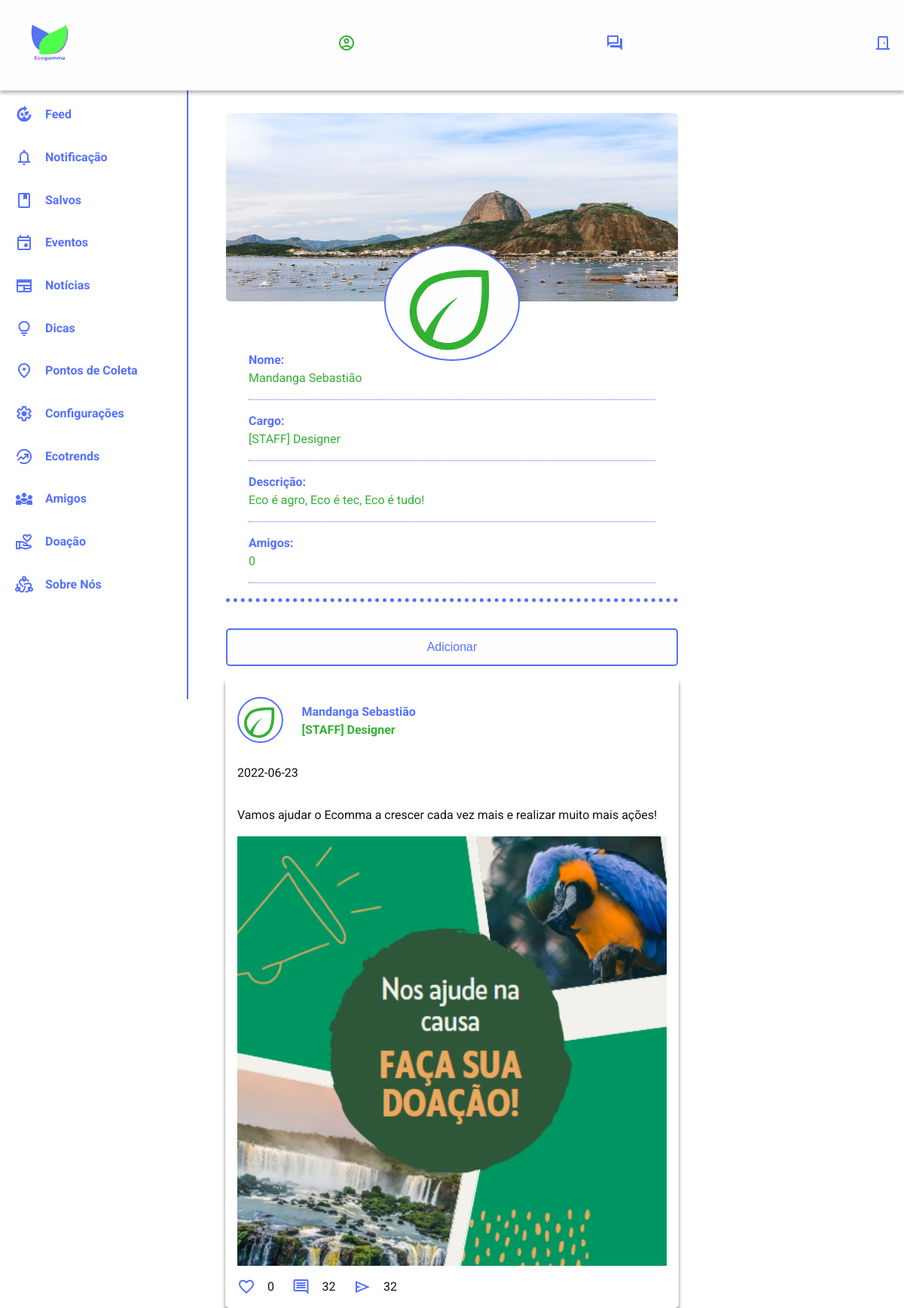
The app's page /estrutura/perfilUser.php?user=20 (signed in) with its own data.
### tables this page shows
CREATE TABLE IF NOT EXISTS `usuarios` (
  `id` int(11) NOT NULL AUTO_INCREMENT COMMENT 'id de cada um dos user',
  `token` tinyint(1) DEFAULT '0' COMMENT 'token de adm',
  `nome` varchar(80) NOT NULL COMMENT 'nome',
  `sobrenome` varchar(80) NOT NULL COMMENT 'sobrenome',
  `email` varchar(80) NOT NULL COMMENT 'email do usuário',
  `senha` varchar(45) NOT NULL COMMENT 'senha',
  `senhaC` varchar(45) NOT NULL COMMENT 'senha confirmada',
  `dataN` date NOT NULL COMMENT 'data de nascimento',
  `genero` varchar(30) NOT NULL COMMENT 'gênero do usuário\r\n(a gente tem lgbtqi+)',
  `numero` varchar(22) NOT NULL,
  `estado` varchar(60) NOT NULL,
  `cidade` varchar(80) NOT NULL COMMENT 'cidade',
  `profissao` varchar(120) NOT NULL COMMENT 'profissão/area de atuação',
  `mdEscuro` tinyint(4) NOT NULL DEFAULT '0',
  `foto` varchar(255) NOT NULL,
  `descricao` varchar(255) NOT NULL COMMENT 'Descricao que aparece no perfil do usuário',
  `amigos` int(20) NOT NULL DEFAULT '0',
  PRIMARY KEY (`id`)
);

CREATE TABLE IF NOT EXISTS `posts` (
  `id_Post` int(11) NOT NULL AUTO_INCREMENT,
  `id` int(11) NOT NULL,
  `foto` varchar(255) NOT NULL,
  `nome` varchar(80) NOT NULL,
  `sobrenome` varchar(80) NOT NULL,
  `profissao` varchar(80) NOT NULL,
  `data_Post` date NOT NULL,
  `texto_Post` varchar(255) NOT NULL,
  `imagem_Post` varchar(255) NOT NULL,
  `likes_Post` int(20) NOT NULL DEFAULT '0',
  `comentarios_Post` int(11) NOT NULL DEFAULT '0',
  PRIMARY KEY (`id_Post`),
  KEY `user_post` (`id`)
);

### estrutura/administracao/sessao.php (called while the page is built, shortened)
<?php
include 'conexao.php';
    if (!isset($_SESSION['logado'])) {
        $_SESSION['logado'] = 0;
    } else {
        if ($_SESSION['logado'] == 1) {
            $email = $_SESSION['email'];
            $sql = "SELECT id, token, nome, sobrenome, email, dataN, genero, numero, estado, cidade, profissao, mdEscuro,
            foto, descricao, amigos FROM usuarios WHERE email = '$email'";
            $result = mysqli_query($conn, $sql);
            if (mysqli_num_rows($result) > 0) {
                while ($row = mysqli_fetch_assoc($result)) {
                    $id = $row["id"];
                }
            } else {
                echo "0 results";
            }
        };
    }
?>

### estrutura/perfilUser.php (the view, shortened to what this page needs)
<!DOCTYPE html>
<html lang="pt-br">
<head>
  <?php include './base/linksGlobais.php' ?>
</head>
<body>
  <?php
  include './administracao/sessao.php';
  ?>
  <header class="header__interno">
    <div class="container">
      <div class="container__logo">
        <a href="login.php"><img src="../imagens/logos/logo-principal.png" alt="Logo Principal do Ecogamma" class="container__logo__imagem"></a>
      </div>
      <div class="container__perfil">
        <a href="perfil.php">
          <span class="material-symbols-outlined container__menu__icone span--verde">&#xe853;</span>
        </a>
      </div>
      <div class="container__chat">
        <a href="chat.php">
          <span class="material-symbols-outlined container__menu__icone span--azul">&#xe8af;</span>
        </a>
      </div>
      <div class="container__chat">
        <a href="logout.php">
          <span class="material-symbols-outlined container__menu__icone span--azul">&#xeffd;</span>
        </a>
      </div>
    </div>
  </header>
  <main>
    <?php
    if ($_GET['user'] != $id) {
      $idUser = $_GET['user'];
      $sql = "SELECT token, nome, sobrenome, email, dataN, genero, numero, estado, cidade, profissao,
    foto, descricao, amigos FROM usuarios WHERE id = '$idUser'";
      $result = mysqli_query($conn, $sql);
      if (mysqli_num_rows($result) > 0) {
        while ($row = mysqli_fetch_assoc($result)) {
          $nomeUser = $row["nome"];
          $sobrenomeUser = $row["sobrenome"];
          $estadoUser = $row["estado"];
          $fotoUser = $row["foto"];
          $profissaoUser = $row["profissao"];
          $descricaoUser = $row["descricao"];
          $amigosUser = $row["amigos"];
        }
      } else {
        echo "0 results";
      }
      if ($estadoUser == 'ac') {
        $fundoUser = 'ac.jpg';
      } elseif ($estadoUser == 'al') {
        $fundoUser = 'al.jpg';
      } elseif ($estadoUser == 'am') {
        $fundoUser = 'am.jpeg';
      } elseif ($estadoUser == 'ap') {
        $fundoUser = 'ap.jpg';
      } elseif ($estadoUser == 'ba') {
        $fundoUser = 'ba.jpg';
      } elseif ($estadoUser == 'ce') {
        $fundoUser = 'ce.jpg';
      } elseif ($estadoUser == 'df') {
        $fundoUser = 'df.jpg';
      } elseif ($estadoUser == 'es') {
        $fundoUser = 'es.png';
      } elseif ($estadoUser == 'go') {
        $fundoUser = 'go.jpg';
      } elseif ($estadoUser == 'ma') {
        $fundoUser = 'ma.jpg';
      } elseif ($estadoUser == 'mt') {
        $fundoUser = 'mt.jpg';
      } elseif ($estadoUser == 'ms') {
        $fundoUser = 'ms.jpg';
      } elseif ($estadoUser == 'mg') {
        $fundoUser = 'mg.jpg';
      } elseif ($estadoUser == 'pa') {
        $fundoUser = 'pa.jpg';
      } elseif ($estadoUser == 'pb') {
        $fundoUser = 'pb.jpg';
      } elseif ($estadoUser == 'pr') {
        $fundoUser = 'pr.jpg';
      } elseif ($estadoUser == 'pe') {
        $fundoUser = 'pe.jpg';
      } elseif ($estadoUser == 'pi') {
        $fundoUser = 'pi.jpg';
      } elseif ($estadoUser == 'rj') {
        $fundoUser = 'rj.jpg';
      } elseif ($estadoUser == 'rn') {
        $fundoUser = 'rn.jpg';
      } elseif ($estadoUser == 'ro') {
        $fundoUser = 'ro.jpg';
      } elseif ($estadoUser == 'rs') {
        $fundoUser = 'rr.jpg';
      } elseif ($estadoUser == 'rr') {
        $fundoUser = 'rr.jpg';
      } elseif ($estadoUser == 'sc') {
        $fundoUser = 'sc.jpg';
      } elseif ($estadoUser == 'se') {
        $fundoUser = 'se.jpg';
      } elseif ($estadoUser == 'sp') {
        $fundoUser = 'sp.jpg';
      } elseif ($estadoUser == 'to') {
        $fundoUser = 'to.jpg';
      }
      $selecionaLacos = "SELECT * FROM amigos WHERE id_UserAsk = $id AND id_UserAcc = $idUser AND pendente = 0";
      $resultLacos = mysqli_query($conn, $selecionaLacos);
      if (mysqli_num_rows($resultLacos) > 0) {
        $addText = "Amigos";
      } else {
        $selecionaLacos2 = "SELECT * FROM amigos WHERE id_UserAsk = $id AND id_UserAcc = $idUser";
        $resultLacos2 = mysqli_query($conn, $selecionaLacos2);
        if (mysqli_num_rows($resultLacos2) > 0) {
          $addText = "Pendente";
        } else {
          $addText = "Adicionar";
        }
      }
      if ($addText == "Pendente" || $addText == "Amigos") {
        $type = "button";
      } else {
        $type = "submit";
      }
      echo "
    <div class='container'>
    <div class='container__perfil'>
    <div class='container__perfil__capa'>
    <img src='../imagens/fundos/" . $fundoUser . "' alt='Fundo do perfil' class='container__perfil__capa__imagem'>
    </div>
    <div class='container__perfil__foto'>
    <img src='../imagens/" . $fotoUser . "' alt='Fundo do perfil' class='container__perfil__foto__imagem'>
    </div>
        <div class='container__perfil__dados'>
          <ul class='container__perfil__dados__lista'>
            <li class='container__perfil__dados__lista__item'>
              <p>Nome:</p>
              <p>" . $nomeUser . " " . $sobrenomeUser . "</p>
            </li>
            <li class='container__perfil__dados__lista__item'>
            <p>Cargo:</p>
            <p>" . $profissaoUser . "</p>
            </li>
            <li class='container__perfil__dados__lista__item'>
            <p>Descrição:</p>
              <p>" . $descricaoUser . "</p>
              </li>
            <li class='container__perfil__dados__lista__item'>
              <p>Amigos:</p>
              <p>" . $amigosUser . "</p>
              </li>
          </ul>
        </div>
        </div>
        <form action='./perfilUser.php?user=" . $idUser . "' method='POST' style='position: relative; top: 250px'>
          <input type='" . $type . "' value='" . $addText . "' name='Adicionar' style='height: 50px'>
          <input type='hidden' value='" . $id . "' name='id_UserAsk'>
          <input type='hidden' value='" . $idUser . "' name='id_UserAcc'>
        </form>";
      $sql = "SELECT * FROM posts WHERE id = '$idUser' ORDER BY id_Post DESC";
      $result = mysqli_query($conn, $sql);
      if (mysqli_num_rows($result) > 0) {
        while ($row = mysqli_fetch_assoc($result)) {
          $nomeP = $row["nome"];
          $sobrenomeP = $row["sobrenome"];
          $profissaoP = $row["profissao"];
          $data_Post = $row["data_Post"];
          $texto_Post = $row["texto_Post"];
          $imagem_Post = $row["imagem_Post"];
          $likesP = $row["likes_Post"];
          echo "
          <section class='container__post--perfil' style='position: relative; top: 250px'>
          <div class='container__post__perfil'>
          <div class='container__post__perfil__foto'>
          <img src='../imagens/perfil_default.svg' alt='Imagem do Perfil'>
          </div>
          <div class='container__post__perfil__dados'>
                <p class='container__post__perfil__dados__nome nome__perfil'>" . $nomeP . " " . $sobrenomeP . "</p>
                <p class='container__post__perfil__dados__cargo cargo__perfil'>" . $profissaoP . "</p>
              </div>
            </div>
            <div class='container__post__conteudo'>
              <p class='container__post__conteudo__texto'>" . $data_Post . "</p>
              <p class='container__post__conteudo__texto'>" . $texto_Post . "</p>
              <img src='../imagens/" . $imagem_Post . "' alt='imagem do conteúdo' class='container__post__conteudo__imagem'>
            </div>
            <div class='container__post__interacoes'>
            <ul class='container__post__interacoes__lista'>
                <li class='container__post__interacoes__lista__item'>
                  <span class='material-symbols-outlined container__menu__icone span--azul'>&#xe87d;</span>
                  <p>" . $likesP . "</p>
                </li>
                <li class='container__post__interacoes__lista__item'>
                <span class='material-symbols-outlined container__menu__icone span--azul'>&#xe0b9;</span>
                  <p>32</p>
                  </li>
                <li class='container__post__interacoes__lista__item'>
                <span class='material-symbols-outlined container__menu__icone span--azul'>&#xe163;</span>
                  <p>32</p>
                  </li>
              </ul>
            </div>
            </section>
          ";
        }
      } else {
        echo "Sem posts ainda...";
      }
    } else {
      echo "<h1>Erro:</h1>
      <p>Parece que você tentou acessar o seu perfil pelo lugar errado!</p>
      <p>Clique <a href='perfil.php'>aqui</a> para acessá-lo corretamente!</p>";
    }
    ?>
    </div>
  </main>
  <div id="menuFixo">
        <ul class="container__lista" id="menuFixo__lista">
            <a href="./feed.php">
                <li class="container__lista__item-ativo"><span class="material-symbols-outlined container__lista__item__icone icone-alternativo container__lista__item__icone-ativo">&#xe761;</span>Feed</li>
            </a>
            <a href="./notificacao.php">
                <li class="container__lista__item"><span class="material-symbols-outlined container__lista__item__icone  icone-alternativo">&#xe7f4;</span>Notificação</li>
            </a>
            <a href="./salvos.php">
                <li class="container__lista__item"><span class="material-symbols-outlined container__lista__item__icone  icone-alternativo">&#xe865;</span>Salvos</li>
            </a>
            <a href="./evento.php">
                <li class="container__lista__item"><span class="material-symbols-outlined container__lista__item__icone  icone-alternativo">&#xe878;</span>Eventos</li>
            </a>
            <a href="./noticia.php">
                <li class="container__lista__item"><span class="material-symbols-outlined container__lista__item__icone  icone-alternativo">&#xeb81;</span>Notícias</li>
            </a>
            <a href="./dica.php">
                <li class="container__lista__item"><span class="material-symbols-outlined container__lista__item__icone  icone-alternativo">&#xe0f0;</span>Dicas</li>
            </a>
            <a href="./pontosColeta.php">
                <li class="container__lista__item"><span class="material-symbols-outlined container__lista__item__icone  icone-alternativo">&#xe55f;</span>Pontos de Coleta</li>
            </a>
            <a href="./configuracoes.php">
                <li class="container__lista__item"><span class="material-symbols-outlined container__lista__item__icone  icone-alternativo">&#xe8b8;</span>Configurações</li>
            </a>
            <a href="./ecotrends.php">
                <li class="container__lista__item"><span class="material-symbols-outlined container__lista__item__icone  icone-alternativo">&#xe80e;</span>Ecotrends</li>
            </a>
            <a href="./amigos.php">
                <li class="container__lista__item"><span class="material-symbols-outlined container__lista__item__icone  icone-alternativo">&#xf8d9;</span>Amigos</li>
            </a>
            <a href="./doacao.php">
                <li class="container__lista__item"><span class="material-symbols-outlined container__lista__item__icone  icone-alternativo">&#xea70;</span>Doação</li>
            </a>
            <a href="./sobreNos-interno.php">
                <li class="container__lista__item"><span class="material-symbols-outlined container__lista__item__icone-ativo icone-alternativo">&#xf8d8;</span>Sobre Nós</li>
            </a>
        </ul>
    </div>
</body>
</html>

### records on screen
usuarios: foto (placeholder picture), nome "Mandanga", sobrenome "Sebastião", profissao "[STAFF] Designer", descricao "Eco é agro, Eco é tec, Eco é tudo!", amigos "0"
posts: nome "Mandanga", sobrenome "Sebastião", profissao "[STAFF] Designer", data_Post "2022-06-23", texto_Post "Vamos ajudar o Ecomma a crescer cada vez mais e realizar muito mais ações!", imagem_Post (picture), likes_Post "0"
